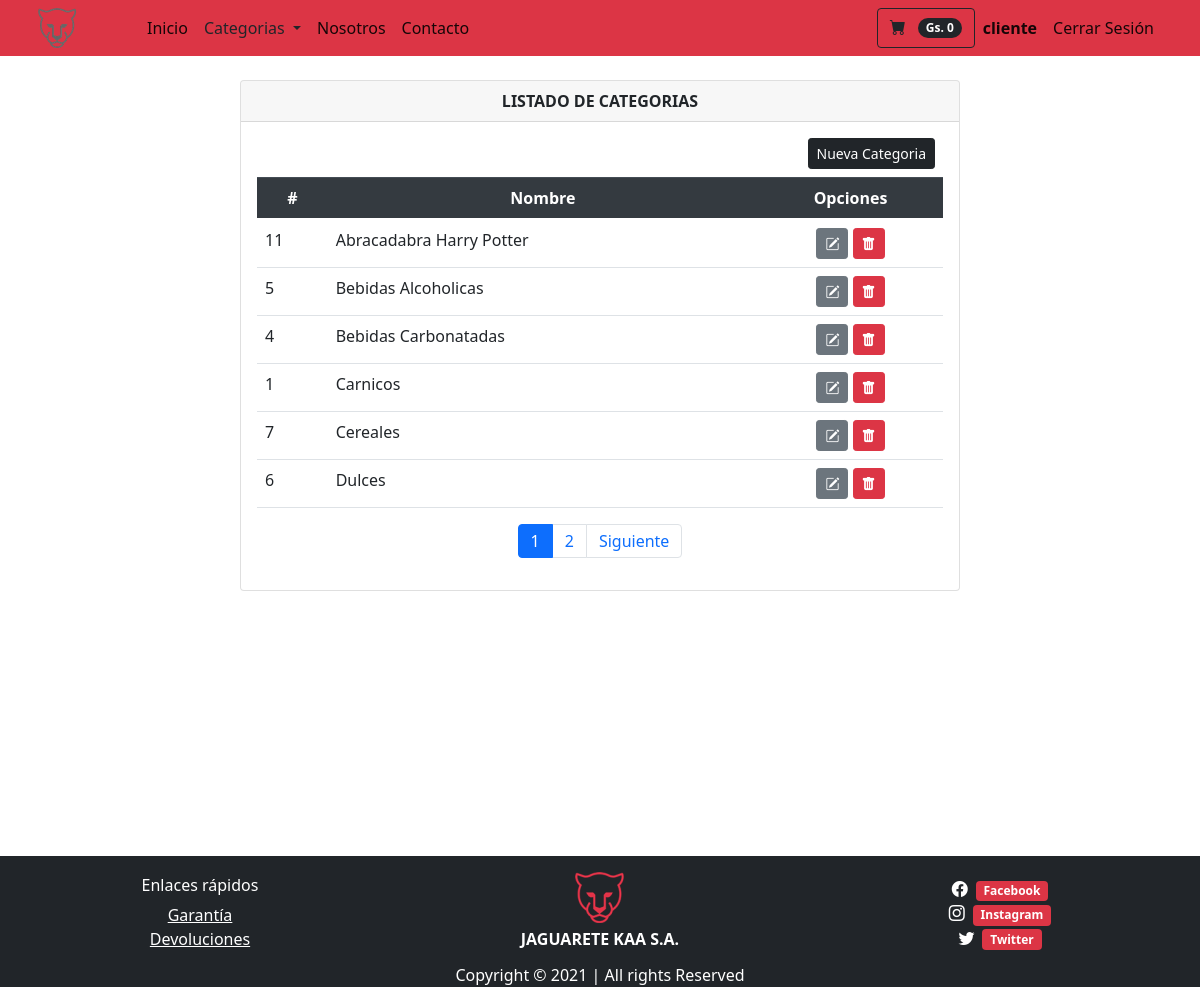
The page /categorias/ (signed in) on the database as committed earlier.
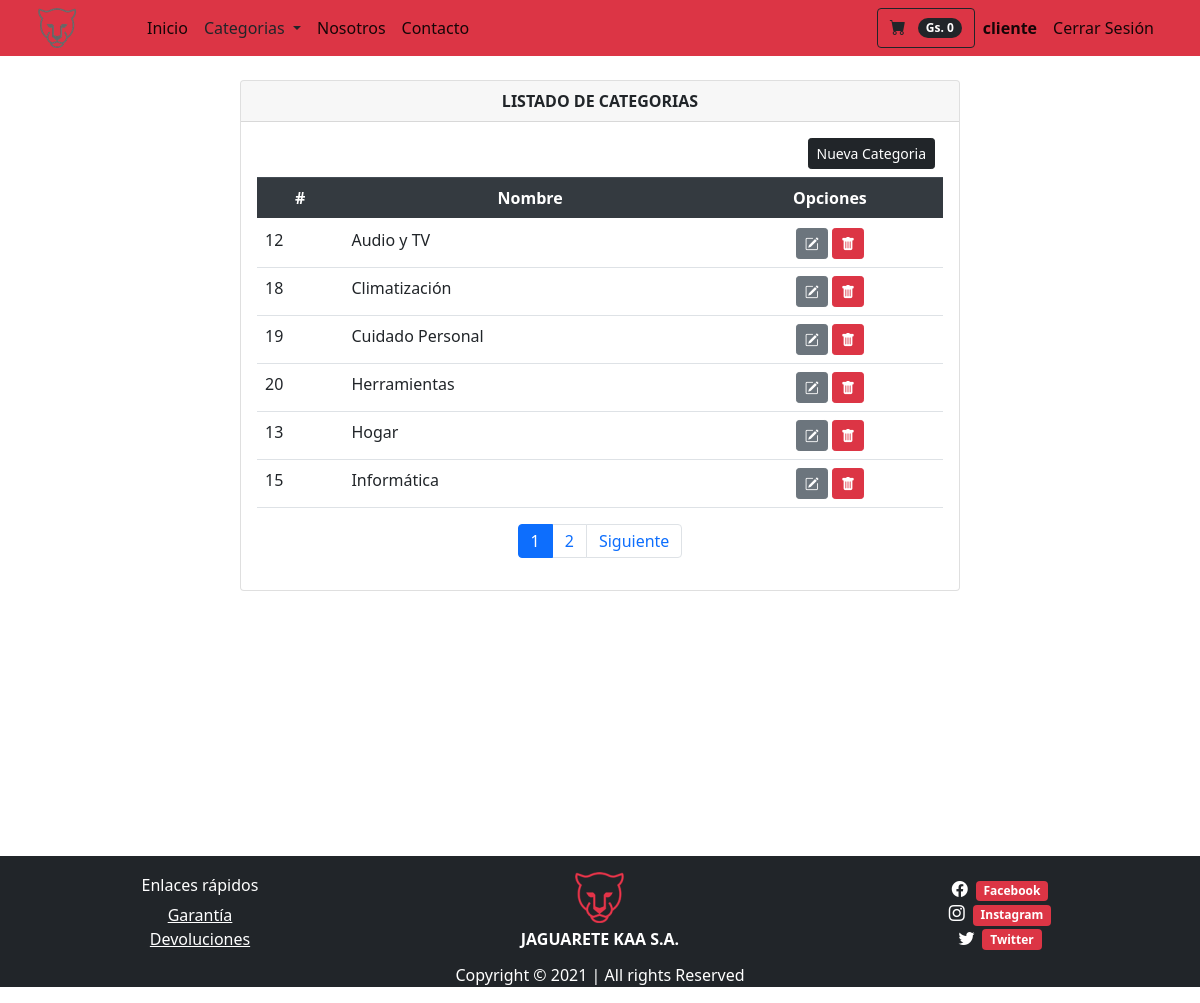
The same page on the database as committed later.
### tienda/models.py (models this page shows, shortened)
class Categorias(models.Model):
    nombre = models.CharField(max_length=100)
    class Meta:
        db_table = "categorias"
        verbose_name = 'Categoria'
        verbose_name_plural = 'Categorias'
        ordering = ['id']

### tienda/views.py (the view)
# urls.py: path('categorias/', views.listCategorias, name='categorias'),
@login_required(login_url='/login')
def listCategorias(request):
    lista_categorias = Categorias.objects.all().order_by('nombre')
    page = request.GET.get('page', 1)
    try:
        paginator = Paginator(lista_categorias, 6)
        lista_categorias = paginator.page(page)
    except:
        raise Http404
    data = {'entity': lista_categorias,
            'title': 'LISTADO DE CATEGORIAS',
            'paginator': paginator
            }
    return render(request,'categorias.html', data)

### tienda/context_processors.py (called while the page is built)
def extras(request):
	lista_categorias = Categorias.objects.all().order_by('nombre')
	return {'categorias':lista_categorias}

def importe_total_carro(request):
	total=0
	if request.user.is_authenticated:
		if "carro" in request.session:
			for key, value in request.session["carro"].items():
				total= total + int(value["precio"])
	return {"importe_total_carro":total}

### templates/categorias.html
{% extends 'layouts/tienda.html' %} {% block content %}
<div class="min-vh-100 d-flex flex-colum py-4">
    <div class="container">
        <div class="row justify-content-center">
            <div class="col-lg-8 col-md-6 col-sm-4 animate__animated animate__backInRight animate__delay-0.4s">
                <div class="card">
                    <div class="card-header text-center font-weight-bold">
                        {{ title }}
                    </div>
                    <div class="card-body  table-responsive">
                        <div class="d-flex justify-content-end mb-2 mx-2">
                            <a href="/addcategoria" class="btn btn-dark btn-sm pull-right" type="submit">
                            Nueva Categoria
                            </a>
                        </div>
                        <table class="table table-condensed">
                            <thead class="thead-dark">
                                <tr class="text-center">
                                    <th scope="col">#</th>
                                    <th scope="col">Nombre</th>
                                    <th colspan="2">Opciones</th>
                                </tr>
                            </thead>
                            <tbody>
                                {% load bootstrap_icons %} {% if entity %} {% for categoria in entity %}
                                <tr>
                                    <td>{{ categoria.id }}</td>
                                    <td>{{ categoria.nombre }}</td>
                                    <td colspan="2" class="text-center">
                                        <a class="btn btn-secondary btn-sm" href="{% url 'tienda:editcategoria' categoria.id %}" type="button"><i class="bi bi-pencil-square"></i></a>
                                        <a class="btn btn-danger btn-sm" href="{% url 'tienda:deleteCategoria' categoria.id %}" type="button"><i class="bi bi-trash-fill"></i></a>
                                    </td>
                                </tr>
                                {% endfor %} {% else %}
                                <div class="text-center text-warning">
                                    <h3> No se encontraron Productos!!</h3>
                                </div>
                                {% endif %}
                            </tbody>
                        </table>
                        <div>
                            {% include 'paginator.html' %}
                        </div>
                    </div>
                </div>
            </div>
        </div>
    </div>
</div>
{% endblock %}

Rows that differ between the two databases and show on the page:
removed Categorias: id "11", nombre "Abracadabra Harry Potter"
removed Categorias: id "5", nombre "Bebidas Alcoholicas"
removed Categorias: id "4", nombre "Bebidas Carbonatadas"
removed Categorias: id "1", nombre "Carnicos"
removed Categorias: id "7", nombre "Cereales"
removed Categorias: id "6", nombre "Dulces"
added Categorias: id "12", nombre "Audio y TV"
added Categorias: id "18", nombre "Climatización"
added Categorias: id "19", nombre "Cuidado Personal"
added Categorias: id "20", nombre "Herramientas"
added Categorias: id "13", nombre "Hogar"
added Categorias: id "15", nombre "Informática"
